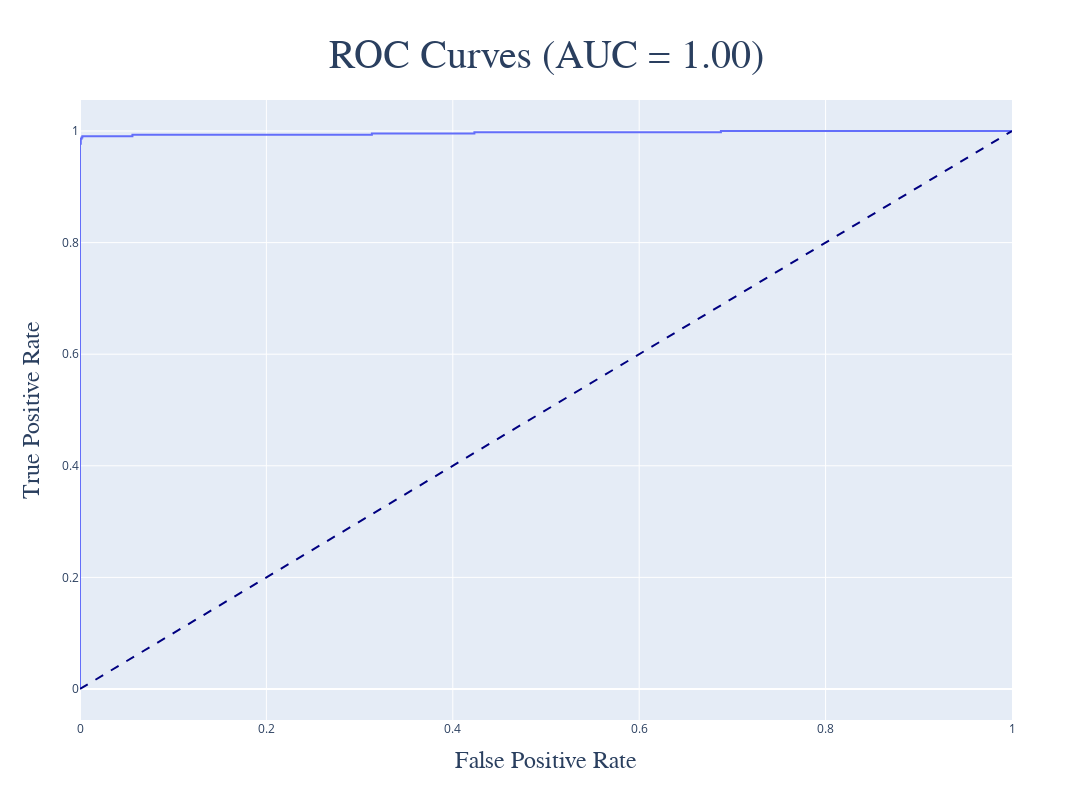

Notebook cell for this chart:
### Markdown cell above
## Receiver Operating Characteristic Curve

### Code cell
fpr, tpr, _ = roc_curve(
    y_test, 
    model.predict_proba(x_test)[:, 1]
)

roc_auc = auc(fpr, tpr)

trace1 = go.Scatter(
    x = fpr, y = tpr, 
    mode = 'lines', 
    line = dict(width = 2),
)

trace2 = go.Scatter(
        x = [0, 1], y = [0, 1],
        mode = 'lines',
        line = dict(color = 'navy', width = 2, dash = 'dash'),
        showlegend = False
)

layout = go.Layout(
        title = {
            'text': 'ROC Curves (AUC = {:0.2f})'.format(roc_auc),
            'font': {
                'size': 40, 'family': 'Gulliver'
            }, 
            'x': 0.5, 'y': 0.95
        },
        xaxis = dict(
            title = {
                'text': 'False Positive Rate',
                'font': {
                    'size': 24, 'family': 'Gulliver'
                }
            }
        ),
        yaxis = dict(
            title = {
                'text': 'True Positive Rate',
                'font': {
                    'size': 24, 'family': 'Gulliver'
                }
            }
        ),
        width = 1200, height = 800,
        showlegend = False
)

fig = go.Figure(
    data = [trace1, trace2], 
    layout = layout
)

fig.show()

### Figure 1 — Plotly figure (JSON) as saved in the notebook; plotly's stock layout.template omitted (floating-point values rounded to 4 significant figures; data arrays with more than 128 entries replaced by an {"elided": "..."} marker saying what was removed)
{"data": [{"line": {"width": 2}, "mode": "lines", "type": "scatter", "x": {"elided": "159 float values"}, "y": {"elided": "159 float values"}}, {"line": {"color": "navy", "dash": "dash", "width": 2}, "mode": "lines", "showlegend": false, "type": "scatter", "x": [0, 1], "y": [0, 1]}], "layout": {"height": 800, "showlegend": false, "title": {"font": {"family": "Gulliver", "size": 40}, "text": "ROC Curves (AUC = 1.00)", "x": 0.5, "y": 0.95}, "width": 1200, "xaxis": {"title": {"font": {"family": "Gulliver", "size": 24}, "text": "False Positive Rate"}}, "yaxis": {"title": {"font": {"family": "Gulliver", "size": 24}, "text": "True Positive Rate"}}}}
